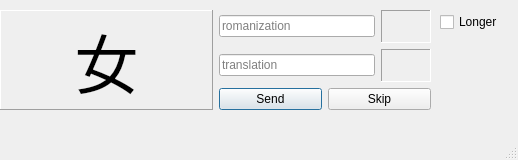
<?xml version="1.0" encoding="UTF-8"?>
<ui version="4.0">
 <author>Jacopo Bulbi</author>
 <class>MainWindow</class>
 <widget class="QMainWindow" name="MainWindow">
  <property name="enabled">
   <bool>true</bool>
  </property>
  <property name="geometry">
   <rect>
    <x>0</x>
    <y>0</y>
    <width>518</width>
    <height>160</height>
   </rect>
  </property>
  <property name="windowTitle">
   <string>MainWindow</string>
  </property>
  <property name="documentMode">
   <bool>false</bool>
  </property>
  <property name="tabShape">
   <enum>QTabWidget::Rounded</enum>
  </property>
  <widget class="QWidget" name="centralwidget">
   <widget class="QWidget" name="layoutWidget">
    <property name="geometry">
     <rect>
      <x>0</x>
      <y>10</y>
      <width>431</width>
      <height>100</height>
     </rect>
    </property>
    <layout class="QHBoxLayout" name="horizontalLayout_4">
     <item>
      <widget class="QLabel" name="labelCharacter">
       <property name="sizePolicy">
        <sizepolicy hsizetype="Expanding" vsizetype="Expanding">
         <horstretch>0</horstretch>
         <verstretch>0</verstretch>
        </sizepolicy>
       </property>
       <property name="font">
        <font>
         <family>Noto Sans</family>
         <pointsize>48</pointsize>
        </font>
       </property>
       <property name="acceptDrops">
        <bool>true</bool>
       </property>
       <property name="frameShape">
        <enum>QFrame::Panel</enum>
       </property>
       <property name="frameShadow">
        <enum>QFrame::Raised</enum>
       </property>
       <property name="text">
        <string>女</string>
       </property>
       <property name="scaledContents">
        <bool>true</bool>
       </property>
       <property name="alignment">
        <set>Qt::AlignCenter</set>
       </property>
       <property name="wordWrap">
        <bool>false</bool>
       </property>
      </widget>
     </item>
     <item>
      <layout class="QVBoxLayout" name="verticalLayout">
       <item>
        <layout class="QHBoxLayout" name="horizontalLayout_2">
         <item>
          <widget class="QLineEdit" name="lineRoman">
           <property name="placeholderText">
            <string>romanization</string>
           </property>
          </widget>
         </item>
         <item>
          <widget class="QLabel" name="labelValidRoman">
           <property name="sizePolicy">
            <sizepolicy hsizetype="Fixed" vsizetype="Preferred">
             <horstretch>0</horstretch>
             <verstretch>0</verstretch>
            </sizepolicy>
           </property>
           <property name="minimumSize">
            <size>
             <width>50</width>
             <height>0</height>
            </size>
           </property>
           <property name="frameShape">
            <enum>QFrame::Panel</enum>
           </property>
           <property name="frameShadow">
            <enum>QFrame::Sunken</enum>
           </property>
           <property name="text">
            <string/>
           </property>
           <property name="scaledContents">
            <bool>false</bool>
           </property>
          </widget>
         </item>
        </layout>
       </item>
       <item>
        <layout class="QHBoxLayout" name="horizontalLayout_3">
         <item>
          <widget class="QLineEdit" name="lineTranslation">
           <property name="placeholderText">
            <string>translation</string>
           </property>
          </widget>
         </item>
         <item>
          <widget class="QLabel" name="labelValidTranslation">
           <property name="sizePolicy">
            <sizepolicy hsizetype="Minimum" vsizetype="Preferred">
             <horstretch>0</horstretch>
             <verstretch>0</verstretch>
            </sizepolicy>
           </property>
           <property name="minimumSize">
            <size>
             <width>50</width>
             <height>0</height>
            </size>
           </property>
           <property name="frameShape">
            <enum>QFrame::Panel</enum>
           </property>
           <property name="frameShadow">
            <enum>QFrame::Sunken</enum>
           </property>
           <property name="text">
            <string/>
           </property>
          </widget>
         </item>
        </layout>
       </item>
       <item>
        <layout class="QHBoxLayout" name="horizontalLayout">
         <item>
          <widget class="QPushButton" name="btnInvio">
           <property name="text">
            <string>Send</string>
           </property>
           <property name="autoDefault">
            <bool>true</bool>
           </property>
           <property name="default">
            <bool>true</bool>
           </property>
          </widget>
         </item>
         <item>
          <widget class="QPushButton" name="btnSkip">
           <property name="text">
            <string>Skip</string>
           </property>
           <property name="autoDefault">
            <bool>true</bool>
           </property>
          </widget>
         </item>
        </layout>
       </item>
      </layout>
     </item>
    </layout>
   </widget>
   <widget class="QCheckBox" name="checkBoxLunghe">
    <property name="geometry">
     <rect>
      <x>440</x>
      <y>10</y>
      <width>71</width>
      <height>24</height>
     </rect>
    </property>
    <property name="text">
     <string>Longer</string>
    </property>
   </widget>
  </widget>
  <widget class="QStatusBar" name="statusbar"/>
  <widget class="QMenuBar" name="mainMenuBar">
   <property name="geometry">
    <rect>
     <x>0</x>
     <y>0</y>
     <width>518</width>
     <height>23</height>
    </rect>
   </property>
   <property name="defaultUp">
    <bool>false</bool>
   </property>
  </widget>
 </widget>
 <resources/>
 <connections/>
</ui>
